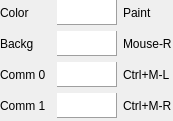
<?xml version="1.0" encoding="UTF-8"?>
<ui version="4.0">
 <class>BgSketchEditorWidget</class>
 <widget class="QWidget" name="BgSketchEditorWidget">
  <property name="geometry">
   <rect>
    <x>0</x>
    <y>0</y>
    <width>173</width>
    <height>121</height>
   </rect>
  </property>
  <property name="windowTitle">
   <string>Form</string>
  </property>
  <layout class="QVBoxLayout" name="verticalLayout">
   <property name="leftMargin">
    <number>0</number>
   </property>
   <property name="topMargin">
    <number>0</number>
   </property>
   <property name="rightMargin">
    <number>0</number>
   </property>
   <property name="bottomMargin">
    <number>0</number>
   </property>
   <item>
    <widget class="QWidget" name="widgetColors" native="true">
     <property name="sizePolicy">
      <sizepolicy hsizetype="Preferred" vsizetype="Fixed">
       <horstretch>0</horstretch>
       <verstretch>0</verstretch>
      </sizepolicy>
     </property>
     <property name="minimumSize">
      <size>
       <width>0</width>
       <height>121</height>
      </size>
     </property>
     <property name="maximumSize">
      <size>
       <width>16777215</width>
       <height>121</height>
      </size>
     </property>
     <layout class="QGridLayout" name="gridLayout">
      <property name="leftMargin">
       <number>0</number>
      </property>
      <property name="topMargin">
       <number>0</number>
      </property>
      <property name="rightMargin">
       <number>0</number>
      </property>
      <property name="bottomMargin">
       <number>0</number>
      </property>
      <item row="1" column="2">
       <widget class="QLabel" name="labelColorM">
        <property name="text">
         <string>Paint</string>
        </property>
       </widget>
      </item>
      <item row="2" column="0">
       <widget class="QLabel" name="labelAlpha">
        <property name="text">
         <string>Backg</string>
        </property>
       </widget>
      </item>
      <item row="1" column="0">
       <widget class="QLabel" name="labelColor">
        <property name="text">
         <string>Color</string>
        </property>
       </widget>
      </item>
      <item row="2" column="1">
       <widget class="ColorDialogButtonAlpha" name="dispAlpha">
        <property name="sizePolicy">
         <sizepolicy hsizetype="Fixed" vsizetype="Fixed">
          <horstretch>0</horstretch>
          <verstretch>0</verstretch>
         </sizepolicy>
        </property>
        <property name="minimumSize">
         <size>
          <width>60</width>
          <height>25</height>
         </size>
        </property>
        <property name="maximumSize">
         <size>
          <width>60</width>
          <height>25</height>
         </size>
        </property>
        <property name="acceptDrops">
         <bool>false</bool>
        </property>
        <property name="frameShape">
         <enum>QFrame::Panel</enum>
        </property>
        <property name="frameShadow">
         <enum>QFrame::Raised</enum>
        </property>
        <property name="lineWidth">
         <number>1</number>
        </property>
        <property name="verticalScrollBarPolicy">
         <enum>Qt::ScrollBarAlwaysOff</enum>
        </property>
        <property name="horizontalScrollBarPolicy">
         <enum>Qt::ScrollBarAlwaysOff</enum>
        </property>
       </widget>
      </item>
      <item row="1" column="1">
       <widget class="ColorDialogButtonMulti" name="dispColor">
        <property name="sizePolicy">
         <sizepolicy hsizetype="Fixed" vsizetype="Fixed">
          <horstretch>0</horstretch>
          <verstretch>0</verstretch>
         </sizepolicy>
        </property>
        <property name="minimumSize">
         <size>
          <width>60</width>
          <height>25</height>
         </size>
        </property>
        <property name="maximumSize">
         <size>
          <width>60</width>
          <height>25</height>
         </size>
        </property>
        <property name="mouseTracking">
         <bool>false</bool>
        </property>
        <property name="acceptDrops">
         <bool>false</bool>
        </property>
        <property name="frameShape">
         <enum>QFrame::Panel</enum>
        </property>
        <property name="frameShadow">
         <enum>QFrame::Raised</enum>
        </property>
        <property name="lineWidth">
         <number>1</number>
        </property>
        <property name="midLineWidth">
         <number>0</number>
        </property>
        <property name="verticalScrollBarPolicy">
         <enum>Qt::ScrollBarAlwaysOff</enum>
        </property>
        <property name="horizontalScrollBarPolicy">
         <enum>Qt::ScrollBarAlwaysOff</enum>
        </property>
        <property name="backgroundBrush">
         <brush brushstyle="NoBrush">
          <color alpha="255">
           <red>0</red>
           <green>0</green>
           <blue>0</blue>
          </color>
         </brush>
        </property>
        <property name="interactive">
         <bool>true</bool>
        </property>
       </widget>
      </item>
      <item row="2" column="2">
       <widget class="QLabel" name="labelAlphaM">
        <property name="text">
         <string>Mouse-R</string>
        </property>
       </widget>
      </item>
      <item row="3" column="1">
       <widget class="ColorDialogButton" name="dispComm0">
        <property name="sizePolicy">
         <sizepolicy hsizetype="Fixed" vsizetype="Fixed">
          <horstretch>0</horstretch>
          <verstretch>0</verstretch>
         </sizepolicy>
        </property>
        <property name="minimumSize">
         <size>
          <width>60</width>
          <height>25</height>
         </size>
        </property>
        <property name="maximumSize">
         <size>
          <width>60</width>
          <height>25</height>
         </size>
        </property>
        <property name="mouseTracking">
         <bool>false</bool>
        </property>
        <property name="acceptDrops">
         <bool>false</bool>
        </property>
        <property name="frameShape">
         <enum>QFrame::Panel</enum>
        </property>
        <property name="frameShadow">
         <enum>QFrame::Raised</enum>
        </property>
        <property name="lineWidth">
         <number>1</number>
        </property>
        <property name="midLineWidth">
         <number>0</number>
        </property>
        <property name="verticalScrollBarPolicy">
         <enum>Qt::ScrollBarAlwaysOff</enum>
        </property>
        <property name="horizontalScrollBarPolicy">
         <enum>Qt::ScrollBarAlwaysOff</enum>
        </property>
        <property name="backgroundBrush">
         <brush brushstyle="NoBrush">
          <color alpha="255">
           <red>0</red>
           <green>0</green>
           <blue>0</blue>
          </color>
         </brush>
        </property>
        <property name="interactive">
         <bool>true</bool>
        </property>
       </widget>
      </item>
      <item row="4" column="1">
       <widget class="ColorDialogButton" name="dispComm1">
        <property name="sizePolicy">
         <sizepolicy hsizetype="Fixed" vsizetype="Fixed">
          <horstretch>0</horstretch>
          <verstretch>0</verstretch>
         </sizepolicy>
        </property>
        <property name="minimumSize">
         <size>
          <width>60</width>
          <height>25</height>
         </size>
        </property>
        <property name="maximumSize">
         <size>
          <width>60</width>
          <height>25</height>
         </size>
        </property>
        <property name="mouseTracking">
         <bool>false</bool>
        </property>
        <property name="acceptDrops">
         <bool>false</bool>
        </property>
        <property name="frameShape">
         <enum>QFrame::Panel</enum>
        </property>
        <property name="frameShadow">
         <enum>QFrame::Raised</enum>
        </property>
        <property name="lineWidth">
         <number>1</number>
        </property>
        <property name="midLineWidth">
         <number>0</number>
        </property>
        <property name="verticalScrollBarPolicy">
         <enum>Qt::ScrollBarAlwaysOff</enum>
        </property>
        <property name="horizontalScrollBarPolicy">
         <enum>Qt::ScrollBarAlwaysOff</enum>
        </property>
        <property name="backgroundBrush">
         <brush brushstyle="NoBrush">
          <color alpha="255">
           <red>0</red>
           <green>0</green>
           <blue>0</blue>
          </color>
         </brush>
        </property>
        <property name="interactive">
         <bool>true</bool>
        </property>
       </widget>
      </item>
      <item row="3" column="0">
       <widget class="QLabel" name="label">
        <property name="text">
         <string>Comm 0</string>
        </property>
       </widget>
      </item>
      <item row="4" column="0">
       <widget class="QLabel" name="label_2">
        <property name="text">
         <string>Comm 1</string>
        </property>
       </widget>
      </item>
      <item row="3" column="2">
       <widget class="QLabel" name="label_3">
        <property name="text">
         <string>Ctrl+M-L</string>
        </property>
       </widget>
      </item>
      <item row="4" column="2">
       <widget class="QLabel" name="label_4">
        <property name="text">
         <string>Ctrl+M-R</string>
        </property>
       </widget>
      </item>
     </layout>
    </widget>
   </item>
  </layout>
 </widget>
 <customwidgets>
  <customwidget>
   <class>ColorDialogButton</class>
   <extends>QGraphicsView</extends>
   <header>color_dialog.h</header>
  </customwidget>
  <customwidget>
   <class>ColorDialogButtonAlpha</class>
   <extends>QGraphicsView</extends>
   <header>color_dialog.h</header>
  </customwidget>
  <customwidget>
   <class>ColorDialogButtonMulti</class>
   <extends>QGraphicsView</extends>
   <header>color_dialog.h</header>
  </customwidget>
 </customwidgets>
 <resources/>
 <connections/>
</ui>
